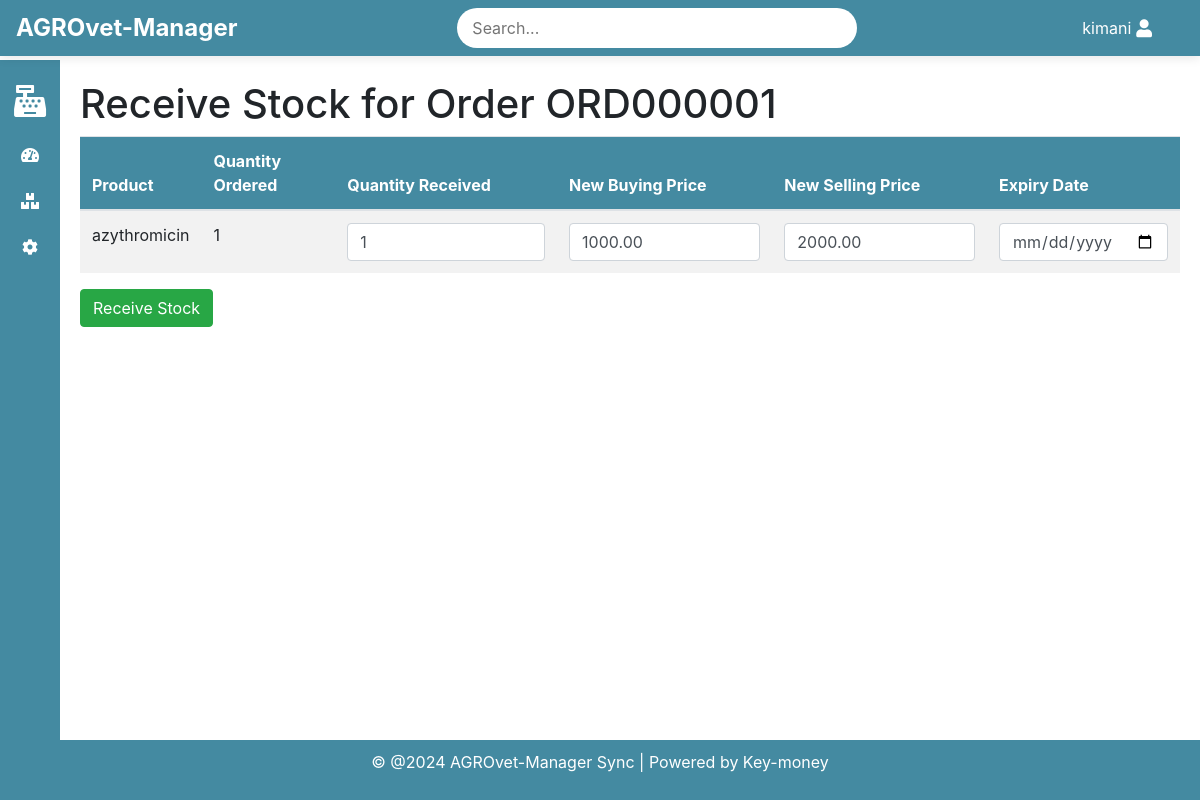
The page /orders/receive/ORD000001/ (signed in) on the database its author committed.
### orders/models.py (models this page shows, shortened)
class Order(models.Model):
    order_number = models.CharField(max_length=20, unique=True, editable=False)
    supplier = models.ForeignKey(Supplier, on_delete=models.CASCADE)
    created_at = models.DateTimeField(auto_now_add=True)
    updated_at = models.DateTimeField(auto_now=True)
    is_received = models.BooleanField(default=False)

class OrderItem(models.Model):
    order = models.ForeignKey(Order, related_name='items', on_delete=models.CASCADE)
    product = models.ForeignKey(Product, on_delete=models.CASCADE)
    quantity_ordered = models.PositiveIntegerField()
    quantity_delivered = models.PositiveIntegerField(default=0)
    buying_price = models.DecimalField(max_digits=10, decimal_places=2)

### inventory/models.py (models this page shows, shortened)
class Product(models.Model):
    name = models.CharField(max_length=255)
    barcode = models.CharField(max_length=255, blank=True, null=True, unique=True)
    buying_price = models.DecimalField(max_digits=10, decimal_places=2)
    selling_price = models.DecimalField(max_digits=10, decimal_places=2)
    wholesale_price = models.DecimalField(max_digits=10, decimal_places=2, blank=True, null=True)
    stock_quantity = models.PositiveIntegerField(default=0)
    low_stock_threshold = models.PositiveIntegerField(default=0)  # To trigger low stock alert
    packaging_type = models.CharField(max_length=50, blank=True, null=True)
    expiry_date = models.DateField(blank=True, null=True)
    created_at = models.DateTimeField(auto_now_add=True)
    category = models.ForeignKey(Category, null=True, blank=True, on_delete=models.SET_NULL)

### orders/views.py (the view, shortened to what this page needs)
# urls.py: path('receive/<str:order_number>/', views.receive_stock, name='receive_stock'),
@login_required(login_url='/authlogin/login')
def receive_stock(request, order_number):
    order = get_object_or_404(Order, order_number=order_number)
    return render(request, 'orders/receive_stock.html', {'order': order})

### orders/templates/orders/receive_stock.html (shortened to what this page needs)
{% extends 'base.html' %}
{% block content %}
    <h1>Receive Stock for Order {{ order.order_number }}</h1>
    <form method="post">
        <table class="table table-striped">
            <thead>
                <tr>
                    <th>Product</th>
                    <th>Quantity Ordered</th>
                    <th>Quantity Received</th>
                    <th>New Buying Price</th>
                    <th>New Selling Price</th>
                    <th>Expiry Date</th>
                </tr>
            </thead>
            <tbody>
                {% for item in order.items.all %}
                <tr>
                    <td>{{ item.product.name }}</td>
                    <td>{{ item.quantity_ordered }}</td>
                    <td>
                        <input type="number" name="quantity_received_{{ item.id }}" value="{{ item.quantity_ordered }}" min="1" class="form-control" required>
                    </td>
                    <td>
                        <input type="number" name="buying_price_{{ item.id }}" value="{{ item.product.buying_price }}" step="0.01" class="form-control" required>
                    </td>
                    <td>
                        <input type="number" name="selling_price_{{ item.id }}" value="{{ item.product.selling_price }}" step="0.01" class="form-control" required>
                    </td>
                    <td>
                        <input type="date" name="expiry_date_{{ item.id }}" class="form-control" value="{{ item.product.expiry_date|date:'Y-m-d' }}">
                    </td>
                </tr>
                {% endfor %}
            </tbody>
        </table>
        <button type="submit" class="btn btn-success">Receive Stock</button>
    </form>
{% endblock %}

### templates/base.html (shortened to what this page needs)
<!DOCTYPE html>
{% load static %}
<html lang="en">
<head>
    <link rel="stylesheet" href="{% static 'css/style.css' %}">
    <link href="https://stackpath.bootstrapcdn.com/bootstrap/4.5.2/css/bootstrap.min.css" rel="stylesheet">
    <link rel="stylesheet" href="https://cdnjs.cloudflare.com/ajax/libs/font-awesome/5.15.4/css/all.min.css">
</head>
<body>
    <header class="navbar navbar-expand-lg fixed-top" style="background-color: var(--primary-color);">
        <div class="navbar-left">
            <span class="site-name">
                {% if shop and shop.name %}
                    {{ shop.name }}
                {% else %}
                    AGROvet-Manager
                {% endif %}
            </span>
        </div>
        <div class="navbar-center">
            <input type="text" placeholder="Search..." class="search-bar">
        </div>
        <div class="navbar-right">
            <div class="user-menu">
                <span class="username">{{ user.username }}</span>
                <i class="fas fa-user"></i>
            </div>
        </div>
    </header>
    <aside class="sidebar" style="background-color: var(--primary-color);">
        <ul>
            <li>
                <a href="{% url 'make_sale' %}" title="Sales">
                    <i class="fas fa-cash-register fa-2x"></i>
                </a>
            </li>
            <li>
                <a href="{% url 'sale_dashboard' %}" title="Dashboard">
                    <i class="fas fa-tachometer-alt"></i>
                </a>
            </li>
            <li>
                <a href="{% url 'product_list' %}" title="Inventory">
                    <i class="fas fa-boxes"></i>
                </a>
            </li>
            <li>
                <a href="{% url 'shop_details' %}" title="Settings">
                    <i class="fa fa-cog"></i>
                </a>
            </li>
        </ul>
    </aside>
    <main class="content">
        {% block content %}{% endblock %}
    </main>
    <footer style="background-color: var(--primary-color);">
        <p>&copy; @2024 AGROvet-Manager Sync | Powered by Key-money
        </p>
    </footer>
</body>
</html>

### static/css/style.css (style rules this page uses)
body { font-family: Arial, sans-serif; margin: 0; padding: 0; background-color: #e0f2e9; color: #333; display: flex; flex-direction: column; min-height: 100vh; font-size: 0.75em; }
.navbar { display: flex; justify-content: space-between; align-items: center; background-color: var(--primary-color); color: #fff; padding: 10px 20px; position: fixed; top: 0; width: 100%; z-index: 1000; box-shadow: 0 2px 10px rgba(0, 0, 0, 0.1); }
.navbar-left { display: flex; align-items: center; }
.site-name { font-size: 24px; font-weight: bold; }
.navbar-center { flex-grow: 1; display: flex; justify-content: center; }
.search-bar { padding: 8px 15px; border-radius: 20px; border: none; width: 60%; max-width: 400px; }
.navbar-right { display: flex; align-items: center; padding-right: 2rem; }
.user-menu { position: relative; display: flex; align-items: center; cursor: pointer; }
.user-menu .fas { font-size: 18px; margin-left: 5px; }
.username { margin-left: 5px; }
.sidebar { position: fixed; top: 60px; left: 0; width: 60px; height: calc(100% - 60px); background-color: var(--secondary-color); padding: 10px 0; display: flex; flex-direction: column; align-items: center; z-index: 999; transition: width 0.3s, left 0.3s; }
.sidebar ul { list-style-type: none; padding: 0; margin: 0; width: 100%; }
.sidebar ul li { width: 100%; text-align: center; }
.sidebar ul li a { position: relative; display: flex; align-items: center; justify-content: center; color: #fff; text-decoration: none; padding: 15px; transition: background-color 0.3s; }
.sidebar ul li a::after { content: attr(title); position: absolute; left: 50px; top: 50%; transform: translateY(-50%); background-color: #333; color: #fff; padding: 5px 10px; border-radius: 5px; white-space: nowrap; box-shadow: 0 2px 5px rgba(0, 0, 0, 0.2); z-index: 9999; opacity: 0; transition: opacity 0.3s ease; pointer-events: none; }
.content { margin-left: 60px; padding: 80px 20px 20px; flex-grow: 1; transition: margin-left 0.3s; }
footer { text-align: center; padding: 10px 0; background-color: var(--primary-color); color: #fff; position: relative; width: 100%; }
.table-striped tbody tr:nth-of-type(odd) { background-color: #f2f2f2; }
.table thead th { background-color: var(--primary-color); color: white; }

### rows shown on the page
Order: order_number "ORD000001"
OrderItem: product.name "azythromicin", quantity_ordered "1", id "1", product.buying_price "1000.00", product.selling_price "2000.00"

### other values the page prints
{{ user.username }} "kimani"
